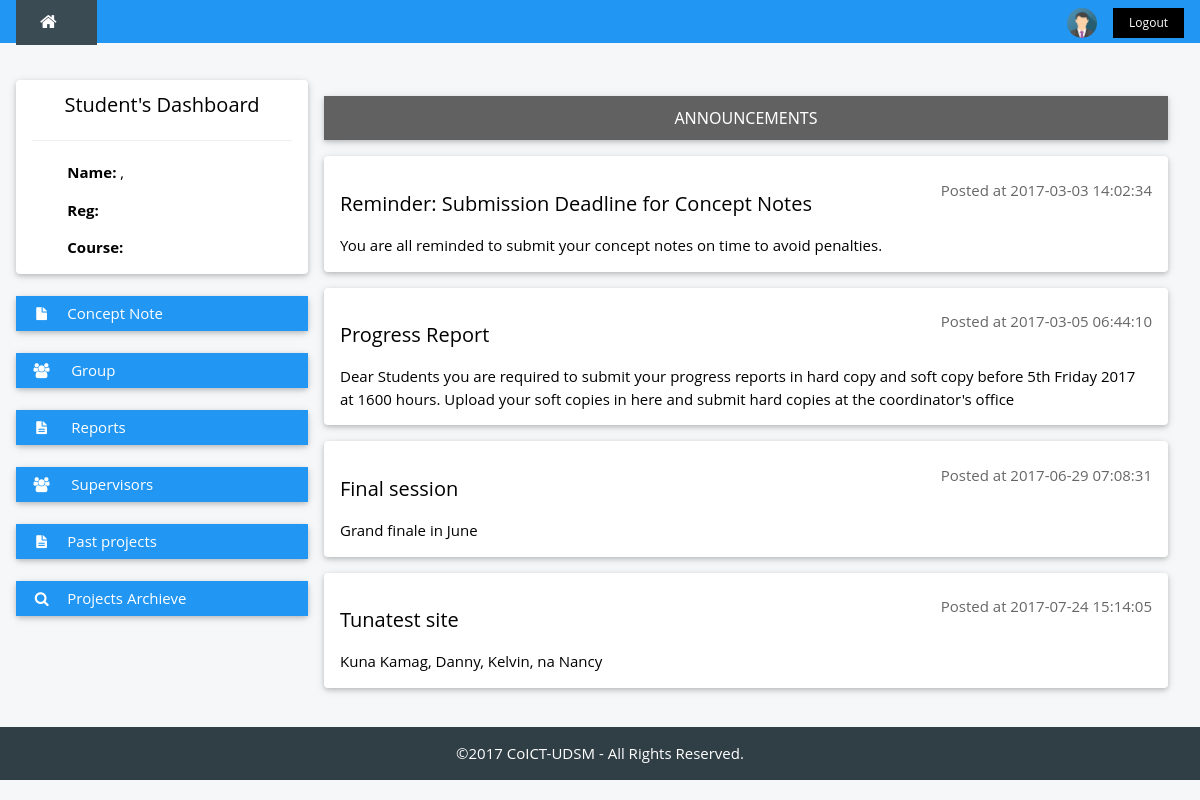
The app's page /student/index.php (signed in) with its own data.
### tables this page shows
CREATE TABLE `announcement` (
  `id` int(11) NOT NULL,
  `title` varchar(70) NOT NULL,
  `description` text NOT NULL,
  `time` timestamp NOT NULL DEFAULT CURRENT_TIMESTAMP ON UPDATE CURRENT_TIMESTAMP
);

### functions/announcements.php (the view, shortened to what this page needs)
<?php
include '../dbcon.php';
?>
<div class="w3-container w3-card-2 w3-dark-grey w3-margin w3-center">
	<h6>ANNOUNCEMENTS</h6>
</div>
<?php
$sql = "SELECT * FROM announcement";
$result = mysqli_query($dbcon,$sql) or die(mysqli_error());;
while ($row = mysqli_fetch_array($result)) {
?>
<div class="w3-container w3-card-2 w3-white w3-round w3-margin"><br>
        <span class="w3-right w3-opacity"><?php echo "Posted at ".$row['time'] ;?></span>
        <h4><?php echo $row['title'];?></h4>
        <p><?php echo $row['description'];
        ?></p>
 </div>
 <?php } ?>

### styles/w3.css (style rules this page uses)
*,*:before,*:after { box-sizing:inherit }
body { margin:0 }
html,body { font-family:Verdana,sans-serif;font-size:15px;line-height:1.5 }
h1,h2,h3,h4,h5,h6,.w3-slim,.w3-wide { font-family:"Segoe UI",Arial,sans-serif }
h4 { font-size:20px }
h6 { font-size:16px }
h1,h2,h3,h4,h5,h6 { font-weight:400;margin:10px 0 }
.w3-container:after,.w3-panel:after,.w3-row:after,.w3-row-padding:after,.w3-topnav:after,.w3-clear:after,.w3-btn-group:before,.w3-btn-group:after,.w3-btn-bar:before,.w3-btn-bar:after { content:"";display:table;clear:both }
.w3-right { float:right!important }
.w3-center { text-align:center!important }
.w3-round,.w3-round-medium { border-radius:4px!important }
.w3-margin { margin:16px!important }
.w3-container { padding:0.01em 16px }
.w3-card-2,.w3-example { box-shadow:0 2px 4px 0 rgba(0,0,0,0.16),0 2px 10px 0 rgba(0,0,0,0.12)!important }
.w3-opacity,.w3-hover-opacity:hover { opacity:0.60;filter:alpha(opacity=60);-webkit-backface-visibility:hidden }
.w3-white,.w3-hover-white:hover { color:#000!important;background-color:#fff!important }
.w3-dark-grey,.w3-hover-dark-grey:hover,.w3-dark-gray,.w3-hover-dark-gray:hover { color:#fff!important;background-color:#616161!important }

### styles/w3-theme-blue-grey.css (style rules this page uses)
.w3-theme-l5 { color:#000 !important; background-color:#f5f7f8 !important }

### header.php (style rules this page uses)
html,body,h1,h2,h3,h4,h5 { font-family: "Open Sans", sans-serif }

### records on screen
announcement: time "2017-03-03 14:02:34", title "Reminder: Submission Deadline for Concept Notes", description "You are all reminded to submit your concept notes on time to avoid penalties."
announcement: time "2017-03-05 06:44:10", title "Progress Report", description "Dear Students you are required to submit your progress reports in hard copy and soft copy before 5th Friday 2017 at 1600 hours. Upload your soft copies in here and submit hard copies at the coordinator's office"
announcement: time "2017-06-29 07:08:31", title "Final session", description "Grand finale in June"
announcement: time "2017-07-24 15:14:05", title "Tunatest site", description "Kuna Kamag, Danny, Kelvin, na Nancy"

### other values on screen
$yr[year] "2017"
